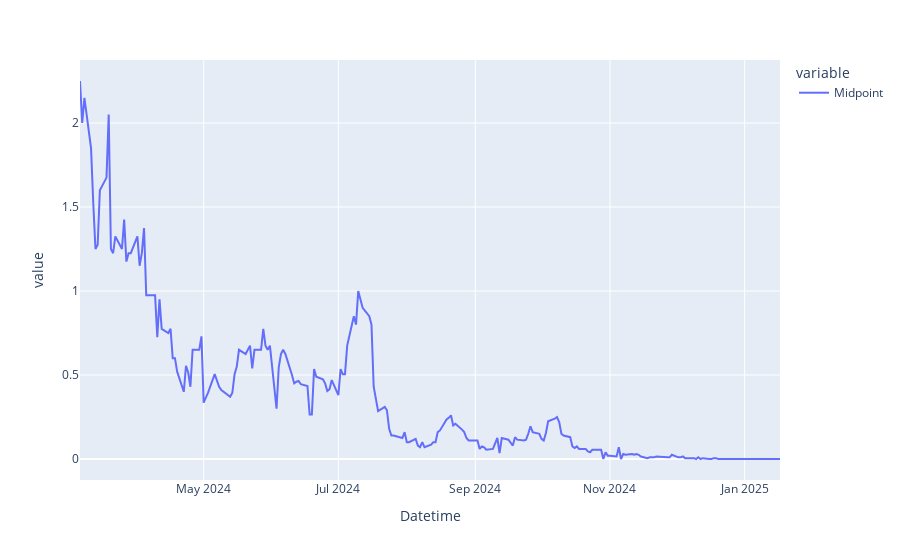

Notebook cell for this chart:
### Code cell
dummy_rm.position_data['&L:AMD20250117C270&S:AMD20250117C280'].loc['2024-03-06':].Midpoint.plot()

### Figure 1 — Plotly figure (JSON) as saved in the notebook; plotly's stock layout.template omitted (floating-point values rounded to 4 significant figures; data arrays with more than 128 entries replaced by an {"elided": "..."} marker saying what was removed)
{"data": [{"hovertemplate": "variable=Midpoint<br>Datetime=%{x}<br>value=%{y}<extra></extra>", "legendgroup": "Midpoint", "line": {"color": "#636efa", "dash": "solid"}, "marker": {"symbol": "circle"}, "mode": "lines", "name": "Midpoint", "orientation": "v", "showlegend": true, "type": "scatter", "x": {"elided": "228 str values"}, "xaxis": "x", "y": {"elided": "228 float values"}, "yaxis": "y"}], "layout": {"legend": {"title": {"text": "variable"}, "tracegroupgap": 0}, "margin": {"t": 60}, "xaxis": {"anchor": "y", "domain": [0, 1], "title": {"text": "Datetime"}}, "yaxis": {"anchor": "x", "domain": [0, 1], "title": {"text": "value"}}}}
